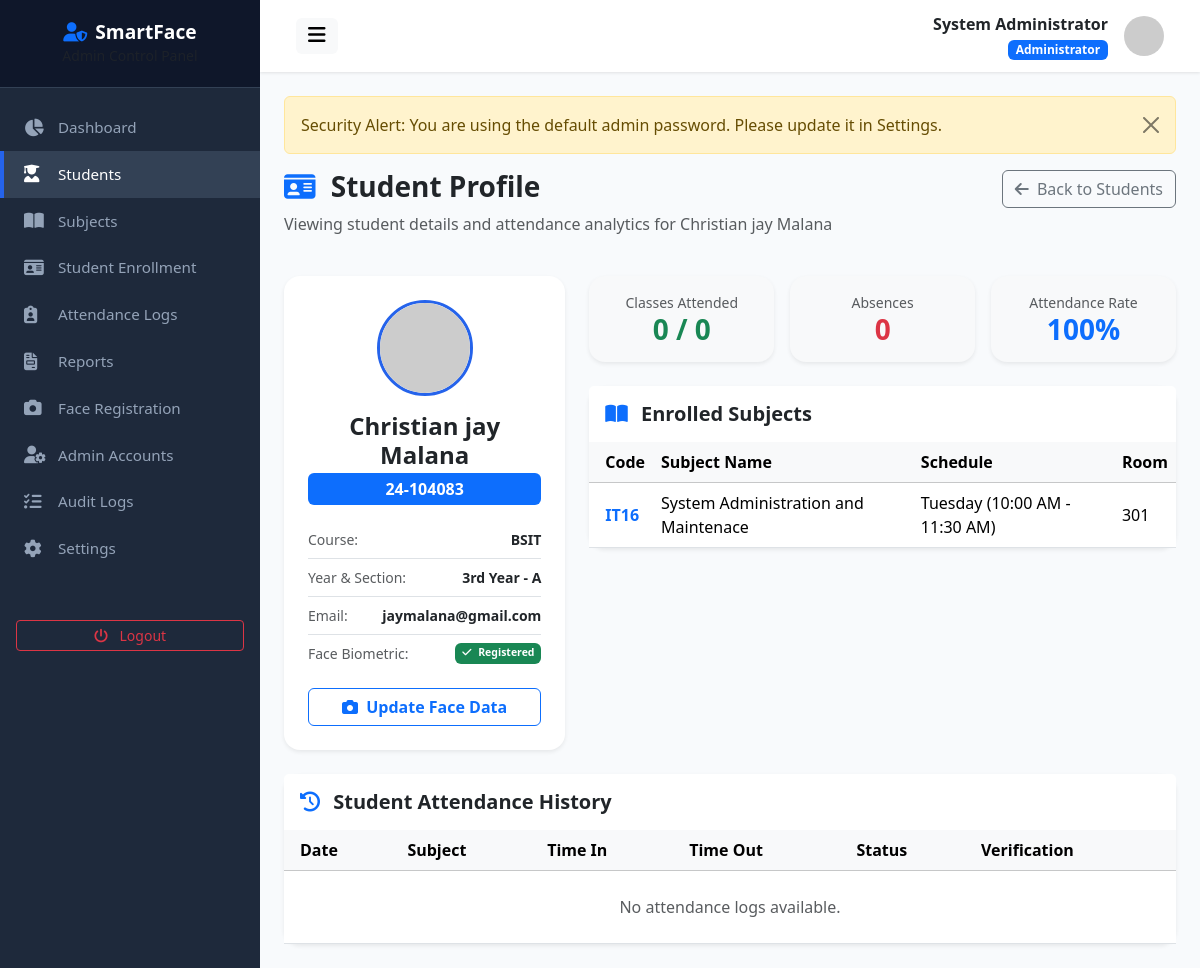
Screenshot of /student_view.php?id=6 (signed in) with the database file from the repository.
### tables this page shows
CREATE TABLE `users` (
  `id` int(11) NOT NULL AUTO_INCREMENT,
  `student_id` varchar(50) DEFAULT NULL,
  `first_name` varchar(100) NOT NULL,
  `middle_name` varchar(100) DEFAULT NULL,
  `last_name` varchar(100) NOT NULL,
  `email` varchar(150) NOT NULL,
  `username` varchar(100) NOT NULL,
  `password` varchar(255) NOT NULL,
  `role` enum('admin','student') NOT NULL DEFAULT 'student',
  `course` varchar(100) DEFAULT NULL,
  `year_level` varchar(20) DEFAULT NULL,
  `section` varchar(50) DEFAULT NULL,
  `contact_number` varchar(30) DEFAULT NULL,
  `profile_picture` varchar(255) DEFAULT 'default_avatar.png',
  `face_registered` tinyint(1) DEFAULT 0,
  `must_change_password` tinyint(1) DEFAULT 0,
  `status` enum('active','inactive') NOT NULL DEFAULT 'active',
  `created_at` datetime DEFAULT current_timestamp(),
  `updated_at` datetime DEFAULT current_timestamp() ON UPDATE current_timestamp(),
  PRIMARY KEY (`id`),
  UNIQUE KEY `email` (`email`),
  UNIQUE KEY `username` (`username`)
);

CREATE TABLE `subjects` (
  `id` int(11) NOT NULL AUTO_INCREMENT,
  `subject_code` varchar(30) NOT NULL,
  `subject_name` varchar(150) NOT NULL,
  `description` text DEFAULT NULL,
  `instructor` varchar(150) NOT NULL,
  `room` varchar(50) NOT NULL,
  `day` varchar(50) NOT NULL,
  `start_time` time NOT NULL,
  `end_time` time NOT NULL,
  `semester` varchar(20) NOT NULL DEFAULT '1st Semester',
  `school_year` varchar(30) NOT NULL DEFAULT '2026-2027',
  `status` enum('active','inactive') DEFAULT 'active',
  `created_at` datetime DEFAULT current_timestamp(),
  PRIMARY KEY (`id`),
  UNIQUE KEY `subject_code` (`subject_code`)
);

### student_view.php (the view, shortened to what this page needs)
<?php
include __DIR__ . '/header.php';
$studentDbId = intval($_GET['id'] ?? 0);
$stmt = $db->prepare("SELECT u.*, s.id as student_db_id, s.face_registered, s.face_data
                    FROM students s
                    JOIN users u ON s.user_id = u.id
                    WHERE s.id = ?");
$stmt->execute([$studentDbId]);
$student = $stmt->fetch();
$stmt = $db->prepare("SELECT
    COUNT(*) as total_classes,
    SUM(CASE WHEN status = 'Present' THEN 1 ELSE 0 END) as present_count,
    SUM(CASE WHEN status = 'Late' THEN 1 ELSE 0 END) as late_count,
    SUM(CASE WHEN status = 'Absent' THEN 1 ELSE 0 END) as absent_count
    FROM attendance WHERE student_id = ?");
$stmt->execute([$studentDbId]);
$attStats = $stmt->fetch();
$tot = intval($attStats['total_classes']);
$pres = intval($attStats['present_count']);
$late = intval($attStats['late_count']);
$abs = intval($attStats['absent_count']);
$attRate = $tot > 0 ? round((($pres + $late) / $tot) * 100, 1) : 100;
$stmt = $db->prepare("SELECT s.* FROM subjects s JOIN student_subjects ss ON s.id = ss.subject_id WHERE ss.student_id = ? AND ss.enrollment_status = 'enrolled'");
$stmt->execute([$studentDbId]);
$enrolledSubjects = $stmt->fetchAll();
$stmt = $db->prepare("SELECT a.*, s.subject_code, s.subject_name FROM attendance a JOIN subjects s ON a.subject_id = s.id WHERE a.student_id = ? ORDER BY a.attendance_date DESC, a.time_in DESC");
$stmt->execute([$studentDbId]);
$attLogs = $stmt->fetchAll();
?>
<div class="row mb-4">
    <div class="col-md-8">
        <h3 class="fw-bold text-dark"><i class="fa-solid fa-id-card text-primary me-2"></i> Student Profile</h3>
        <p class="text-muted">Viewing student details and attendance analytics for <?= htmlspecialchars($student['first_name'] . ' ' . $student['last_name']) ?></p>
    </div>
    <div class="col-md-4 text-md-end">
        <a href="<?= baseUrl('admin/students.php') ?>" class="btn btn-outline-secondary font-weight-bold">
            <i class="fa-solid fa-arrow-left me-1"></i> Back to Students
        </a>
    </div>
</div>
<div class="row g-4 mb-4">
    <div class="col-md-4">
        <div class="card border-0 shadow-sm rounded-4 text-center p-4">
            <img src="<?= baseUrl('uploads/profiles/' . ($student['profile_picture'] ?? 'default_avatar.png')) ?>" alt="Avatar" class="avatar-lg mx-auto mb-3" onerror="this.src='https://ui-avatars.com/api/?name=<?= urlencode($student['first_name']) ?>&background=0D8ABC&color=fff'">
            <h4 class="fw-bold mb-1"><?= htmlspecialchars($student['first_name'] . ' ' . $student['last_name']) ?></h4>
            <span class="badge bg-primary fs-6 px-3 py-2 mb-3"><?= htmlspecialchars($student['student_id']) ?></span>
            <ul class="list-group list-group-flush text-start small mb-3">
                <li class="list-group-item d-flex justify-content-between px-0">
                    <span class="text-muted">Course:</span>
                    <span class="fw-bold"><?= htmlspecialchars($student['course']) ?></span>
                </li>
                <li class="list-group-item d-flex justify-content-between px-0">
                    <span class="text-muted">Year & Section:</span>
                    <span class="fw-bold"><?= htmlspecialchars($student['year_level']) ?> - <?= htmlspecialchars($student['section']) ?></span>
                </li>
                <li class="list-group-item d-flex justify-content-between px-0">
                    <span class="text-muted">Email:</span>
                    <span class="fw-bold"><?= htmlspecialchars($student['email']) ?></span>
                </li>
                <li class="list-group-item d-flex justify-content-between px-0">
                    <span class="text-muted">Face Biometric:</span>
                    <?php if ($student['face_registered']): ?>
                        <span class="badge bg-success"><i class="fa-solid fa-check me-1"></i> Registered</span>
                    <?php else: ?>
                        <span class="badge bg-warning text-dark"><i class="fa-solid fa-triangle-exclamation me-1"></i> Not Registered</span>
                    <?php endif; ?>
                </li>
            </ul>
            <a href="<?= baseUrl('admin/face_registration.php?student_id=' . $student['student_db_id']) ?>" class="btn btn-outline-primary w-100 fw-bold">
                <i class="fa-solid fa-camera me-1"></i> <?= $student['face_registered'] ? 'Update Face Data' : 'Register Face Data' ?>
            </a>
        </div>
    </div>
    <div class="col-md-8">
        <div class="row g-3 mb-4">
            <div class="col-4">
                <div class="card border-0 shadow-sm rounded-4 p-3 text-center bg-light">
                    <div class="text-muted small">Classes Attended</div>
                    <h3 class="fw-bold text-success mb-0"><?= $pres + $late ?> / <?= $tot ?></h3>
                </div>
            </div>
            <div class="col-4">
                <div class="card border-0 shadow-sm rounded-4 p-3 text-center bg-light">
                    <div class="text-muted small">Absences</div>
                    <h3 class="fw-bold text-danger mb-0"><?= $abs ?></h3>
                </div>
            </div>
            <div class="col-4">
                <div class="card border-0 shadow-sm rounded-4 p-3 text-center bg-light">
                    <div class="text-muted small">Attendance Rate</div>
                    <h3 class="fw-bold text-primary mb-0"><?= $attRate ?>%</h3>
                </div>
            </div>
        </div>
        <div class="card border-0 shadow-sm rounded-4 mb-4">
            <div class="card-header bg-white border-0 py-3">
                <h5 class="fw-bold mb-0 text-dark"><i class="fa-solid fa-book-open text-primary me-2"></i> Enrolled Subjects</h5>
            </div>
            <div class="card-body p-0">
                <div class="table-responsive">
                    <table class="table table-hover align-middle mb-0">
                        <thead class="table-light">
                            <tr>
                                <th class="ps-3">Code</th>
                                <th>Subject Name</th>
                                <th>Schedule</th>
                                <th>Room</th>
                            </tr>
                        </thead>
                        <tbody>
                            <?php if (empty($enrolledSubjects)): ?>
                                <tr><td colspan="4" class="text-center py-3 text-muted">No enrolled subjects.</td></tr>
                            <?php else: ?>
                                <?php foreach ($enrolledSubjects as $es): ?>
                                    <tr>
                                        <td class="ps-3 fw-bold text-primary"><?= htmlspecialchars($es['subject_code']) ?></td>
                                        <td><?= htmlspecialchars($es['subject_name']) ?></td>
                                        <td><?= htmlspecialchars($es['day']) ?> (<?= date('h:i A', strtotime($es['start_time'])) ?> - <?= date('h:i A', strtotime($es['end_time'])) ?>)</td>
                                        <td><?= htmlspecialchars($es['room']) ?></td>
                                    </tr>
                                <?php endforeach; ?>
                            <?php endif; ?>
                        </tbody>
                    </table>
                </div>
            </div>
        </div>
    </div>
</div>
<div class="card border-0 shadow-sm rounded-4">
    <div class="card-header bg-white border-0 py-3">
        <h5 class="fw-bold mb-0 text-dark"><i class="fa-solid fa-clock-rotate-left text-primary me-2"></i> Student Attendance History</h5>
    </div>
    <div class="card-body p-0">
        <div class="table-responsive">
            <table class="table table-hover align-middle mb-0">
                <thead class="table-light">
                    <tr>
                        <th class="ps-3">Date</th>
                        <th>Subject</th>
                        <th>Time In</th>
                        <th>Time Out</th>
                        <th>Status</th>
                        <th>Verification</th>
                    </tr>
                </thead>
                <tbody>
                    <?php if (empty($attLogs)): ?>
                        <tr><td colspan="6" class="text-center py-4 text-muted">No attendance logs available.</td></tr>
                    <?php endif; ?>
                </tbody>
            </table>
        </div>
    </div>
</div>
<?php include __DIR__ . '/footer.php'; ?>

### header.php (shortened to what this page needs)
<?php
require_once __DIR__ . '/../config/config.php';
$db = getDB();
$stmt = $db->prepare("SELECT * FROM users WHERE id = ?");
$stmt->execute([$_SESSION['user_id']]);
$adminUser = $stmt->fetch();
?>
<!DOCTYPE html>
<html lang="en">
<head>
    <link href="https://cdn.jsdelivr.net/npm/bootstrap@5.3.2/dist/css/bootstrap.min.css" rel="stylesheet">
    <link href="https://cdnjs.cloudflare.com/ajax/libs/font-awesome/6.4.0/css/all.min.css" rel="stylesheet">
    <link href="<?= baseUrl('assets/css/style.css') ?>" rel="stylesheet">
</head>
<body>
<div class="wrapper">
    <?php include __DIR__ . '/sidebar.php'; ?>
    <div id="content">
        <nav class="navbar navbar-expand-lg top-navbar">
            <div class="container-fluid">
                <button type="button" id="sidebarCollapse" class="btn btn-light border-0">
                    <i class="fa-solid fa-bars fs-5"></i>
                </button>
                <div class="d-flex align-items-center ms-auto">
                    <div class="me-3 text-end d-none d-md-block">
                        <div class="fw-bold text-dark"><?= htmlspecialchars($adminUser['first_name'] . ' ' . $adminUser['last_name']) ?></div>
                        <small class="badge bg-primary">Administrator</small>
                    </div>
                    <img src="https://ui-avatars.com/api/?name=<?= urlencode($adminUser['first_name'] . ' ' . $adminUser['last_name']) ?>&background=1E293B&color=fff" alt="Avatar" class="avatar-sm">
                </div>
            </div>
        </nav>
        <div class="main-content">

### assets/css/style.css (style rules this page uses)
:root { --primary-color: #2563eb; --primary-hover: #1d4ed8; --secondary-color: #475569; --success-color: #10b981; --warning-color: #f59e0b; --danger-color: #ef4444; --info-color: #06b6d4; --dark-bg: #0f172a; --sidebar-width: 260px; --card-shadow: 0 4px 6px -1px rgba(0, 0, 0, 0.1), 0 2px 4px -1px rgba(0, 0, 0, 0.06); }
body { font-family: 'Segoe UI', system-ui, -apple-system, sans-serif; background-color: #f8fafc; color: #334155; min-height: 100vh; display: flex; flex-direction: column; }
.wrapper { display: flex; width: 100%; align-items: stretch; min-height: 100vh; }
#content { width: 100%; padding: 0; min-height: 100vh; display: flex; flex-direction: column; }
.top-navbar { background: #ffffff; box-shadow: 0 1px 3px 0 rgba(0, 0, 0, 0.1); padding: 0.75rem 1.5rem; }
.main-content { padding: 1.5rem; flex: 1; }
.avatar-lg { width: 96px; height: 96px; object-fit: cover; border-radius: 50%; border: 3px solid var(--primary-color); }
.avatar-sm { width: 40px; height: 40px; object-fit: cover; border-radius: 50%; }

### rows the page displays
users: first_name+last_name "System Administrator"
users: first_name+last_name "Christian jay Malana", student "24-104083", course "BSIT", year_level "3rd Year", section "A", email "jaymalana@gmail.com"
subjects: subject_code "IT16", subject_name "System Administration and Maintenace", day "Tuesday", start_time "10:00 AM", end_time "11:30 AM", room "301"

### other values shown
$flash['message'] "Security Alert: You are using the default admin password. Please update it in Settings."
$pres + $late "0"
$tot "0"
$abs "0"
$attRate "100"
